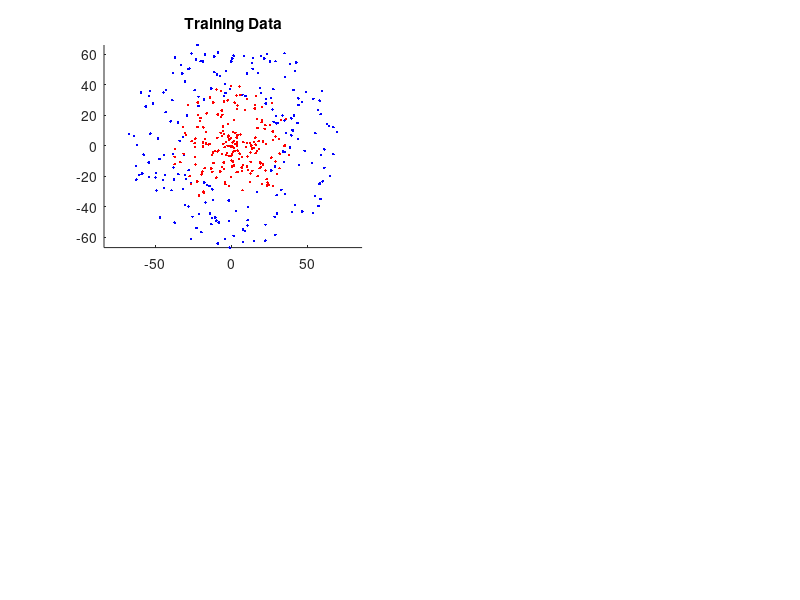

MATLAB code for this plot: (Note: this script raises an error after producing the figure.)
% Example for adaboost.m
%
% Type "edit adaboost.m" to see the code



% Make training data of two classes "red" and "blue"
 % with 2 features for each sample (the position  x and y).
  angle=rand(200,1)*2*pi; l=rand(200,1)*40+30; blue=[sin(angle).*l cos(angle).*l];
  angle=rand(200,1)*2*pi; l=rand(200,1)*40;    red=[sin(angle).*l cos(angle).*l];

 % All the training data
  datafeatures=[blue;red];
  dataclass(1:200)=-1; dataclass(201:400)=1;

 % Show the data
  figure, subplot(2,2,1), hold on; axis equal;
  plot(blue(:,1),blue(:,2),'b.'); plot(red(:,1),red(:,2),'r.');
  title('Training Data');
  
 % Use Adaboost to make a classifier
  [classestimate,model]=adaboost('train',datafeatures,dataclass,50);

 % Training results
 % Show results
  blue=datafeatures(classestimate==-1,:); red=datafeatures(classestimate==1,:);
  I=zeros(161,161);
  for i=1:length(model)
      if(model(i).dimension==1)
          if(model(i).direction==1), rec=[-80 -80 80+model(i).threshold 160];
          else rec=[model(i).threshold -80 80-model(i).threshold 160 ];
          end
      else
          if(model(i).direction==1), rec=[-80 -80 160 80+model(i).threshold];
          else rec=[-80 model(i).threshold 160 80-model(i).threshold];
          end
      end
      rec=round(rec);
      y=rec(1)+81:rec(1)+81+rec(3); x=rec(2)+81:rec(2)+81+rec(4);
      I=I-model(i).alpha; I(x,y)=I(x,y)+2*model(i).alpha;    
  end
 subplot(2,2,2), imshow(I,[]); colorbar; axis xy;
 colormap('jet'), hold on
 plot(blue(:,1)+81,blue(:,2)+81,'bo');
 plot(red(:,1)+81,red(:,2)+81,'ro');
 title('Training Data classified with adaboost model');

 % Show the error verus number of weak classifiers
 error=zeros(1,length(model)); for i=1:length(model), error(i)=model(i).error; end 
 subplot(2,2,3), plot(error); title('Classification error versus number of weak classifiers');

 % Make some test data
  angle=rand(200,1)*2*pi; l=rand(200,1)*70; testdata=[sin(angle).*l cos(angle).*l];

 % Classify the testdata with the trained model
  testclass=adaboost('apply',testdata,model);

 % Show result
  blue=testdata(testclass==-1,:); red=testdata(testclass==1,:);

 % Show the data
  subplot(2,2,4), hold on
  plot(blue(:,1),blue(:,2),'b*');
  plot(red(:,1),red(:,2),'r*');
  axis equal;
  title('Test Data classified with adaboost model');